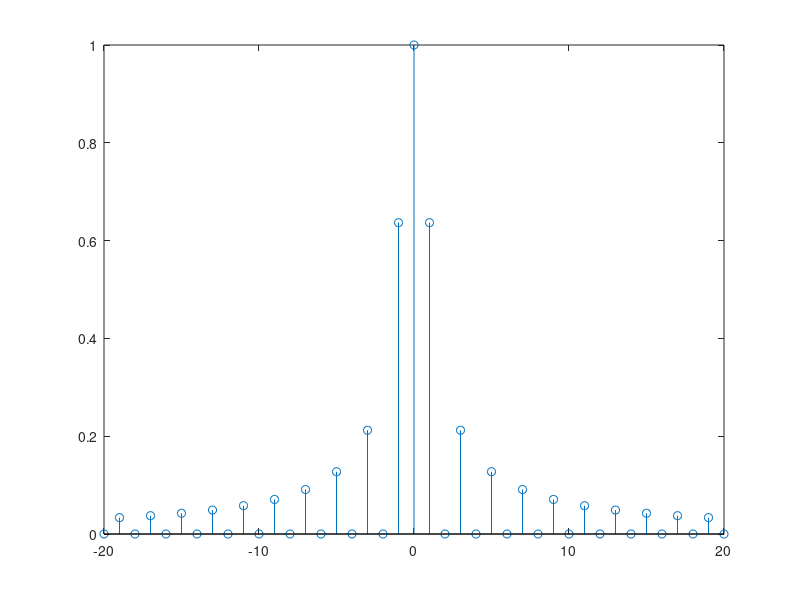

The MATLAB source for this figure:
% MATLAB script for Illustrative Problem 1.1.
echo on;
n=[-20:1:20];
x_actual=abs(sinc(n/2));
figure
stem(n,x_actual);